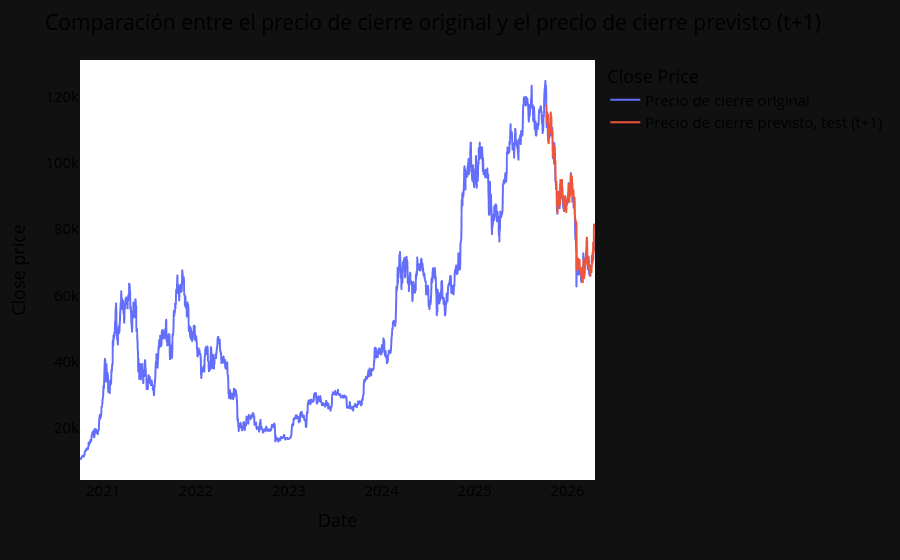

Notebook code for this chart:
### Code cell
import numpy as np
import pandas as pd
import plotly.express as px
from itertools import cycle
from sklearn.metrics import mean_absolute_error

# ===== 1) Predicción recursiva a h pasos =====
def predict_h_steps(model, x_row, h):
    """
    x_row: una fila de X_test (shape: (time_step,)) en escala NORMALIZADA
    devuelve la predicción t+h (NORMALIZADA) usando predicción recursiva
    """
    window = x_row.copy()
    for _ in range(h):
        yhat = model.predict(window.reshape(1, -1))[0]  # normalizado
        window = np.roll(window, -1)
        window[-1] = yhat
    return yhat

# ===== 2) Generar test_predict_1 (normalizado -> real) =====
h = 1
test_predict_1_scaled = np.array([predict_h_steps(model, X_test[i], h) for i in range(len(X_test))]).reshape(-1, 1)
test_predict_1 = scaler.inverse_transform(test_predict_1_scaled)  # a escala real (precio)

print("test_predict_1:", test_predict_1.shape)

# ===== 3) Colocar en un array tipo tu testPredictPlot =====
look_back = time_step

testPredictPlot_1 = np.empty_like(closedf)
testPredictPlot_1[:, :] = np.nan

start = len(train_predict) + (look_back * 2) + 1
end   = len(closedf) - h  # Esto va cambiando en las predicciones 1, 5, 10, 15

# Aseguramos que la longitud encaje
L = min(len(test_predict_1), end - start)
testPredictPlot_1[start:start+L, :] = test_predict_1[:L]

print("Previsión de datos de test (t+1): ", testPredictPlot_1.shape)

# ===== 4) DataFrame para plotly  =====
plotdf_1 = pd.DataFrame({
    'date': close_stock['date'],
    'original_close': close_stock['close'],
    'test_predicted_close_t1': testPredictPlot_1.reshape(1, -1)[0].tolist()
})

# ===== 5) Métrica MAE en escala real =====
mask = ~pd.isna(plotdf_1['test_predicted_close_t1'])
mae_1 = mean_absolute_error(plotdf_1.loc[mask, 'original_close'], plotdf_1.loc[mask, 'test_predicted_close_t1'])
print(f"MAE test (t+{h}): {mae_1:.2f}")

# ===== 6) Plot =====
names = cycle(['Precio de cierre original', 'Precio de cierre previsto, test (t+1)'])

fig = px.line(
    plotdf_1,
    x='date',
    y=['original_close', 'test_predicted_close_t1'],
    labels={'value': 'Close price', 'date': 'Date'}
)

fig.update_layout(
    title_text='Comparación entre el precio de cierre original y el precio de cierre previsto (t+1)',
    plot_bgcolor='white',
    font_size=15,
    font_color='black',
    legend_title_text='Close Price'
)

fig.for_each_trace(lambda t: t.update(name=next(names)))
fig.update_xaxes(showgrid=False)
fig.update_yaxes(showgrid=False)
fig.show()

### Figure 1 — Plotly figure (JSON) as saved in the notebook; plotly's stock layout.template omitted (floating-point values rounded to 4 significant figures; data arrays with more than 128 entries replaced by an {"elided": "..."} marker saying what was removed)
{"data": [{"hovertemplate": "variable=original_close<br>Date=%{x}<br>Close price=%{y}<extra></extra>", "legendgroup": "original_close", "line": {"color": "#636efa", "dash": "solid"}, "marker": {"symbol": "circle"}, "mode": "lines", "name": "Precio de cierre original", "showlegend": true, "x": {"elided": "2026 str values"}, "xaxis": "x", "y": {"elided": "2026 float values"}, "yaxis": "y", "type": "scattergl"}, {"hovertemplate": "variable=test_predicted_close_t1<br>Date=%{x}<br>Close price=%{y}<extra></extra>", "legendgroup": "test_predicted_close_t1", "line": {"color": "#EF553B", "dash": "solid"}, "marker": {"symbol": "circle"}, "mode": "lines", "name": "Precio de cierre previsto, test (t+1)", "showlegend": true, "x": {"elided": "2026 str values"}, "xaxis": "x", "y": {"elided": "2026 float values"}, "yaxis": "y", "type": "scattergl"}], "layout": {"xaxis": {"anchor": "y", "domain": [0.0, 1.0], "title": {"text": "Date"}, "showgrid": false}, "yaxis": {"anchor": "x", "domain": [0.0, 1.0], "title": {"text": "Close price"}, "showgrid": false}, "legend": {"title": {"text": "Close Price"}, "tracegroupgap": 0}, "margin": {"t": 60}, "title": {"text": "Comparación entre el precio de cierre original y el precio de cierre previsto (t+1)"}, "font": {"size": 15, "color": "black"}, "plot_bgcolor": "white"}}
